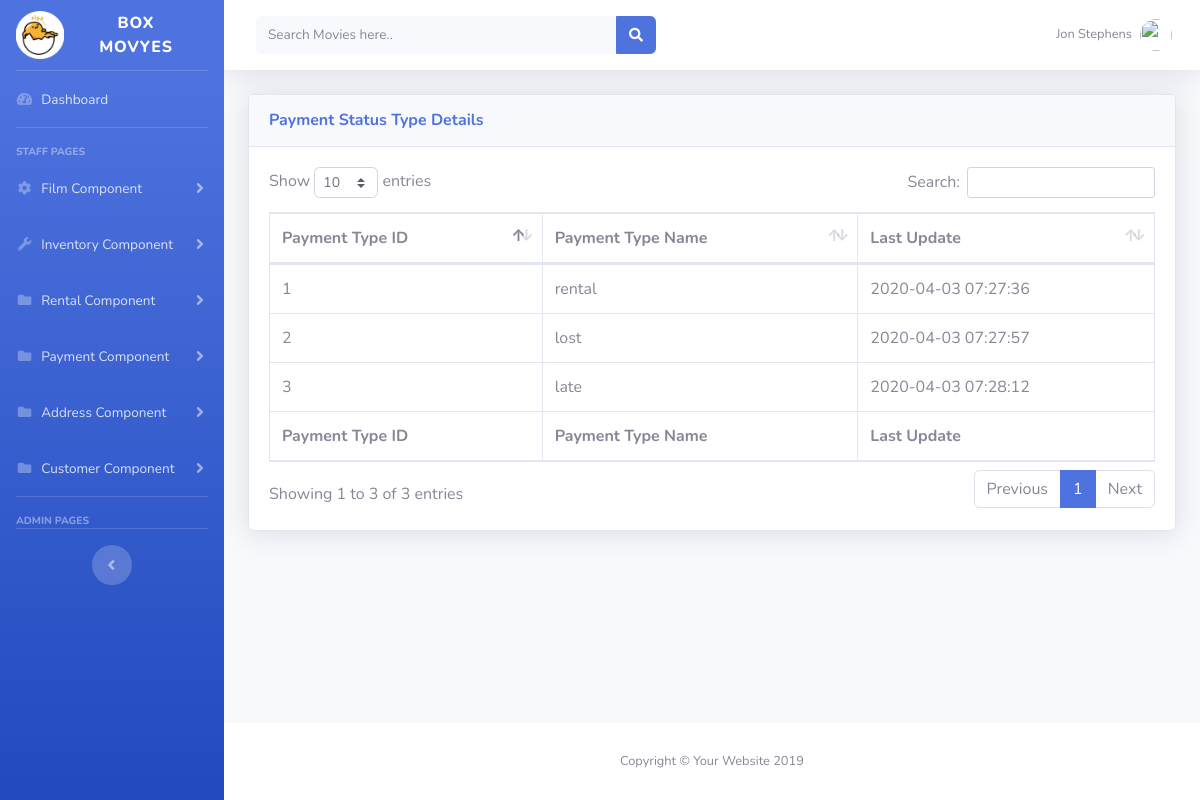
/tables_payment_status.php (signed in), run on the app's committed database.
### tables this page shows
CREATE TABLE `staff` (
  `staff_id` int(3) NOT NULL,
  `first_name` varchar(45) NOT NULL,
  `last_name` varchar(45) NOT NULL,
  `address_id` int(5) NOT NULL,
  `picture` blob,
  `email` varchar(50) NOT NULL,
  `store_id` int(3) DEFAULT NULL,
  `active` int(3) NOT NULL DEFAULT '1',
  `password` varchar(40) NOT NULL,
  `last_update` timestamp NOT NULL DEFAULT CURRENT_TIMESTAMP
);

CREATE TABLE `payment_type` (
  `payment_type_id` int(5) NOT NULL,
  `name` varchar(50) NOT NULL,
  `last_update` timestamp NOT NULL DEFAULT CURRENT_TIMESTAMP
);

### tables_payment_status.php (the view, shortened to what this page needs)
<!DOCTYPE html>
<html lang="en">
<head>
  <link href="vendor/fontawesome-free/css/all.min.css" rel="stylesheet" type="text/css">
  <link href="css/sb-admin-2.min.css" rel="stylesheet">
  <link href="vendor/datatables/dataTables.bootstrap4.min.css" rel="stylesheet">
</head>
<body id="page-top">
  <div id="wrapper">
    <ul class="navbar-nav bg-gradient-primary sidebar sidebar-dark accordion" id="accordionSidebar">
      <a class="sidebar-brand d-flex align-items-center justify-content-center" href="index.php">
        <img src = 'img/fav.png' width = '25%' title = 'Box Movyes Homepage' alt = 'Box Movyes Homepage'/>
        <div class="sidebar-brand-text mx-3">BOX MOVYES </div>
      </a>
      <hr class="sidebar-divider my-0">
      <li class="nav-item">
        <a class="nav-link" href="staff_page.php">
          <i class="fas fa-fw fa-tachometer-alt"></i>
          <span>Dashboard</span></a>
      </li>
      <hr class="sidebar-divider">
      <div class="sidebar-heading">
        Staff Pages
      </div>
       <li class="nav-item">
        <a class="nav-link collapsed" href="#" data-toggle="collapse" data-target="#collapseTwo" aria-expanded="true" aria-controls="collapseTwo">
          <i class="fas fa-fw fa-cog"></i>
          <span>Film Component</span>
        </a>
      </li>
<li class="nav-item">
        <a class="nav-link collapsed" href="#" data-toggle="collapse" data-target="#collapseUtilities" aria-expanded="true" aria-controls="collapseUtilities">
          <i class="fas fa-fw fa-wrench"></i>
          <span>Inventory Component</span>
        </a>
      </li>
		<li class="nav-item">
        <a class="nav-link collapsed" href="#" data-toggle="collapse" data-target="#collapsePages" aria-expanded="true" aria-controls="collapsePages">
          <i class="fas fa-fw fa-folder"></i>
          <span>Rental Component</span>
        </a>
      </li>
	  <li class="nav-item">
        <a class="nav-link collapsed" href="#" data-toggle="collapse" data-target="#collapseExample" aria-expanded="true" aria-controls="collapseExample">
          <i class="fas fa-fw fa-folder"></i>
          <span>Payment Component</span>
        </a>
      </li>
	   <li class="nav-item">
        <a class="nav-link collapsed" href="#" data-toggle="collapse" data-target="#collapseAddress" aria-expanded="true" aria-controls="collapseAddress">
          <i class="fas fa-fw fa-folder"></i>
          <span>Address Component</span>
        </a>
      </li>
	  <li class="nav-item">
        <a class="nav-link collapsed" href="#" data-toggle="collapse" data-target="#collapseCustomer" aria-expanded="true" aria-controls="collapseCustomer">
          <i class="fas fa-fw fa-folder"></i>
          <span>Customer Component</span>
        </a>
      </li>
      <hr class="sidebar-divider">
      <div class="sidebar-heading">
        Admin Pages
      </div>
		<?php
		$links = mysqli_connect('localhost','hfycb1_hfycb1','12345isint.','hfycb1_id13307643_assignment2') or die("Could not connect to database");
	   ?>
      <hr class="sidebar-divider">
      <div class="text-center d-none d-md-inline">
        <button class="rounded-circle border-0" id="sidebarToggle"></button>
      </div>
    </ul>
    <div id="content-wrapper" class="d-flex flex-column">
      <div id="content">
        <nav class="navbar navbar-expand navbar-light bg-white topbar mb-4 static-top shadow">
          <form action = 'search_page.php' method = 'post'class="d-none d-sm-inline-block form-inline mr-auto ml-md-3 my-2 my-md-0 mw-100 navbar-search">
            <div class="input-group">
              <input name = 'result' type="text" placeholder = 'Search Movies here..'class="form-control bg-light border-0 small" aria-label="Search" title = 'Explore More Movies Here' aria-describedby="basic-addon2">
              <div class="input-group-append">
                <button class="btn btn-primary" type="submit">
                  <i class="fas fa-search fa-sm"></i>
                </button>
              </div>
            </div>
          </form>
          <ul class="navbar-nav ml-auto">
            <li class="nav-item dropdown no-arrow">
              <a class="nav-link dropdown-toggle" href="#" id="userDropdown" role="button" data-toggle="dropdown" aria-haspopup="true" aria-expanded="false">
			  <?php
			        $getStaffEmails = $_SESSION['email'];
					$sql = "SELECT * from `staff` where email = '$getStaffEmails'";
					$runStaff = mysqli_query($links,$sql);
					$resultStaffDisplay = mysqli_fetch_assoc($runStaff);
					if(!empty($resultStaffDisplay['staff_id'])){
						$getStaffFname = $resultStaffDisplay['first_name'];
						$getStaffLname = $resultStaffDisplay['last_name'];
					}else{
						$getStaffFname =  '-';
						$getStaffLname =  '-';
					}
			  ?>
                <span class="mr-2 d-none d-lg-inline text-gray-600 small"><?php echo $getStaffFname; echo '&nbsp'; echo $getStaffLname;     ?></span>
                <img class="img-profile rounded-circle" src="https://source.unsplash.com/QAB-WJcbgJk/60x60">
              </a>
            </li>
          </ul>
        </nav>
        <div class="container-fluid">
          <div class="card shadow mb-4">
            <div class="card-header py-3">
              <h6 class="m-0 font-weight-bold text-primary">Payment Status Type Details</h6>
            </div>
            <div class="card-body">
              <div class="table-responsive">
                <table class="table table-bordered" id="dataTable" width="100%" cellspacing="0">
                  <thead>
                    <tr>
                      <th>Payment Type ID</th>
                      <th>Payment Type Name</th>
                      <th>Last Update</th>
                    </tr>
                  </thead>
                  <tfoot>
                    <tr>
                        <th>Payment Type ID</th>
                      <th>Payment Type Name</th>
                      <th>Last Update</th>
                    </tr>
                  </tfoot>
                  <tbody>
                     <?php
					     $sqlPaymentStatus = "SELECT * FROM `payment_type` WHERE 1";
						$queryPayStatus=mysqli_query($links,$sqlPaymentStatus);
						while($rowPayS=mysqli_fetch_array($queryPayStatus)){
					?>
					    					<tr>
					  <td><?php echo $rowPayS['payment_type_id']; ?></td>
					  <td><?php echo $rowPayS['name']; ?></td>
					       <td><?php echo $rowPayS['last_update']; ?></td>
					</tr>
					<?php
				}
			?>
                  </tbody>
                </table>
              </div>
            </div>
          </div>
        </div>
      </div>
      <footer class="sticky-footer bg-white">
        <div class="container my-auto">
          <div class="copyright text-center my-auto">
            <span>Copyright &copy; Your Website 2019</span>
          </div>
        </div>
      </footer>
    </div>
  </div>
</body>
</html>

### data on the page
staff: first_name "Jon", last_name "Stephens"
payment_type: payment_type_id "1", name "rental", last_update "2020-04-03 07:27:36"
payment_type: payment_type_id "2", name "lost", last_update "2020-04-03 07:27:57"
payment_type: payment_type_id "3", name "late", last_update "2020-04-03 07:28:12"
